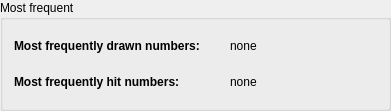
         <widget class="QGroupBox" name="groupBox_6">
          <property name="title">
           <string>Most frequent</string>
          </property>
          <layout class="QGridLayout" name="gridLayout_12">
           <item row="0" column="0">
            <layout class="QGridLayout" name="gridLayout_13">
             <item row="0" column="0">
              <widget class="QLabel" name="label_most_freq_drawn0">
               <property name="minimumSize">
                <size>
                 <width>200</width>
                 <height>30</height>
                </size>
               </property>
               <property name="maximumSize">
                <size>
                 <width>16777215</width>
                 <height>16777215</height>
                </size>
               </property>
               <property name="font">
                <font>
                 <weight>75</weight>
                 <bold>true</bold>
                </font>
               </property>
               <property name="text">
                <string>Most frequently drawn numbers:</string>
               </property>
               <property name="textFormat">
                <enum>Qt::PlainText</enum>
               </property>
              </widget>
             </item>
             <item row="0" column="1">
              <spacer name="horizontalSpacer_28">
               <property name="orientation">
                <enum>Qt::Horizontal</enum>
               </property>
               <property name="sizeType">
                <enum>QSizePolicy::Minimum</enum>
               </property>
               <property name="sizeHint" stdset="0">
                <size>
                 <width>10</width>
                 <height>20</height>
                </size>
               </property>
              </spacer>
             </item>
             <item row="0" column="2" colspan="2">
              <widget class="QLabel" name="label_most_freq_drawn">
               <property name="minimumSize">
                <size>
                 <width>0</width>
                 <height>30</height>
                </size>
               </property>
               <property name="maximumSize">
                <size>
                 <width>16777215</width>
                 <height>16777215</height>
                </size>
               </property>
               <property name="text">
                <string>none</string>
               </property>
               <property name="textFormat">
                <enum>Qt::PlainText</enum>
               </property>
               <property name="alignment">
                <set>Qt::AlignLeading|Qt::AlignLeft|Qt::AlignVCenter</set>
               </property>
              </widget>
             </item>
             <item row="0" column="4">
              <spacer name="horizontalSpacer_29">
               <property name="orientation">
                <enum>Qt::Horizontal</enum>
               </property>
               <property name="sizeType">
                <enum>QSizePolicy::Expanding</enum>
               </property>
               <property name="sizeHint" stdset="0">
                <size>
                 <width>120</width>
                 <height>20</height>
                </size>
               </property>
              </spacer>
             </item>
             <item row="1" column="0">
              <widget class="QLabel" name="label_most_freq_hit0">
               <property name="minimumSize">
                <size>
                 <width>200</width>
                 <height>30</height>
                </size>
               </property>
               <property name="maximumSize">
                <size>
                 <width>16777215</width>
                 <height>16777215</height>
                </size>
               </property>
               <property name="font">
                <font>
                 <weight>75</weight>
                 <bold>true</bold>
                </font>
               </property>
               <property name="text">
                <string>Most frequently hit numbers:</string>
               </property>
               <property name="textFormat">
                <enum>Qt::PlainText</enum>
               </property>
              </widget>
             </item>
             <item row="1" column="1">
              <spacer name="horizontalSpacer_30">
               <property name="orientation">
                <enum>Qt::Horizontal</enum>
               </property>
               <property name="sizeType">
                <enum>QSizePolicy::Minimum</enum>
               </property>
               <property name="sizeHint" stdset="0">
                <size>
                 <width>10</width>
                 <height>20</height>
                </size>
               </property>
              </spacer>
             </item>
             <item row="1" column="2" colspan="2">
              <widget class="QLabel" name="label_most_freq_hit">
               <property name="minimumSize">
                <size>
                 <width>0</width>
                 <height>30</height>
                </size>
               </property>
               <property name="maximumSize">
                <size>
                 <width>16777215</width>
                 <height>16777215</height>
                </size>
               </property>
               <property name="text">
                <string>none</string>
               </property>
               <property name="textFormat">
                <enum>Qt::PlainText</enum>
               </property>
               <property name="alignment">
                <set>Qt::AlignLeading|Qt::AlignLeft|Qt::AlignVCenter</set>
               </property>
               <property name="wordWrap">
                <bool>false</bool>
               </property>
              </widget>
             </item>
             <item row="1" column="4">
              <spacer name="horizontalSpacer_31">
               <property name="orientation">
                <enum>Qt::Horizontal</enum>
               </property>
               <property name="sizeType">
                <enum>QSizePolicy::Expanding</enum>
               </property>
               <property name="sizeHint" stdset="0">
                <size>
                 <width>120</width>
                 <height>20</height>
                </size>
               </property>
              </spacer>
             </item>
            </layout>
           </item>
          </layout>
         </widget>
